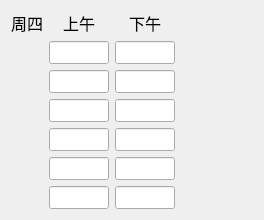
              <widget class="QWidget" name="page_6">
               <layout class="QHBoxLayout" name="horizontalLayout_22">
                <item>
                 <layout class="QVBoxLayout" name="verticalLayout_24">
                  <item>
                   <widget class="QLabel" name="label_30">
                    <property name="font">
                     <font>
                      <pointsize>12</pointsize>
                     </font>
                    </property>
                    <property name="text">
                     <string>周四</string>
                    </property>
                    <property name="textFormat">
                     <enum>Qt::AutoText</enum>
                    </property>
                   </widget>
                  </item>
                  <item>
                   <spacer name="verticalSpacer_5">
                    <property name="orientation">
                     <enum>Qt::Vertical</enum>
                    </property>
                    <property name="sizeHint" stdset="0">
                     <size>
                      <width>20</width>
                      <height>168</height>
                     </size>
                    </property>
                   </spacer>
                  </item>
                 </layout>
                </item>
                <item>
                 <layout class="QVBoxLayout" name="verticalLayout_12">
                  <item>
                   <widget class="QLabel" name="label_32">
                    <property name="font">
                     <font>
                      <pointsize>12</pointsize>
                     </font>
                    </property>
                    <property name="text">
                     <string>上午</string>
                    </property>
                    <property name="textFormat">
                     <enum>Qt::AutoText</enum>
                    </property>
                    <property name="alignment">
                     <set>Qt::AlignCenter</set>
                    </property>
                   </widget>
                  </item>
                  <item>
                   <widget class="QLineEdit" name="thu_am_1">
                    <property name="maximumSize">
                     <size>
                      <width>60</width>
                      <height>25</height>
                     </size>
                    </property>
                    <property name="font">
                     <font>
                      <pointsize>10</pointsize>
                     </font>
                    </property>
                    <property name="text">
                     <string/>
                    </property>
                   </widget>
                  </item>
                  <item>
                   <widget class="QLineEdit" name="thu_am_2">
                    <property name="maximumSize">
                     <size>
                      <width>60</width>
                      <height>25</height>
                     </size>
                    </property>
                    <property name="font">
                     <font>
                      <pointsize>10</pointsize>
                     </font>
                    </property>
                    <property name="text">
                     <string/>
                    </property>
                   </widget>
                  </item>
                  <item>
                   <widget class="QLineEdit" name="thu_am_3">
                    <property name="maximumSize">
                     <size>
                      <width>60</width>
                      <height>25</height>
                     </size>
                    </property>
                    <property name="font">
                     <font>
                      <pointsize>10</pointsize>
                     </font>
                    </property>
                    <property name="text">
                     <string/>
                    </property>
                   </widget>
                  </item>
                  <item>
                   <widget class="QLineEdit" name="thu_am_4">
                    <property name="maximumSize">
                     <size>
                      <width>60</width>
                      <height>25</height>
                     </size>
                    </property>
                    <property name="font">
                     <font>
                      <pointsize>10</pointsize>
                     </font>
                    </property>
                    <property name="text">
                     <string/>
                    </property>
                   </widget>
                  </item>
                  <item>
                   <widget class="QLineEdit" name="thu_am_5">
                    <property name="maximumSize">
                     <size>
                      <width>60</width>
                      <height>25</height>
                     </size>
                    </property>
                    <property name="font">
                     <font>
                      <pointsize>10</pointsize>
                     </font>
                    </property>
                    <property name="text">
                     <string/>
                    </property>
                   </widget>
                  </item>
                  <item>
                   <widget class="QLineEdit" name="thu_am_6">
                    <property name="maximumSize">
                     <size>
                      <width>60</width>
                      <height>25</height>
                     </size>
                    </property>
                    <property name="font">
                     <font>
                      <pointsize>10</pointsize>
                     </font>
                    </property>
                    <property name="text">
                     <string/>
                    </property>
                   </widget>
                  </item>
                 </layout>
                </item>
                <item>
                 <layout class="QVBoxLayout" name="verticalLayout_16">
                  <item>
                   <widget class="QLabel" name="label_31">
                    <property name="font">
                     <font>
                      <pointsize>12</pointsize>
                     </font>
                    </property>
                    <property name="text">
                     <string>下午</string>
                    </property>
                    <property name="textFormat">
                     <enum>Qt::AutoText</enum>
                    </property>
                    <property name="alignment">
                     <set>Qt::AlignCenter</set>
                    </property>
                   </widget>
                  </item>
                  <item>
                   <widget class="QLineEdit" name="thu_pm_1">
                    <property name="maximumSize">
                     <size>
                      <width>60</width>
                      <height>25</height>
                     </size>
                    </property>
                    <property name="font">
                     <font>
                      <pointsize>10</pointsize>
                     </font>
                    </property>
                    <property name="text">
                     <string/>
                    </property>
                   </widget>
                  </item>
                  <item>
                   <widget class="QLineEdit" name="thu_pm_2">
                    <property name="maximumSize">
                     <size>
                      <width>60</width>
                      <height>25</height>
                     </size>
                    </property>
                    <property name="font">
                     <font>
                      <pointsize>10</pointsize>
                     </font>
                    </property>
                    <property name="text">
                     <string/>
                    </property>
                   </widget>
                  </item>
                  <item>
                   <widget class="QLineEdit" name="thu_pm_3">
                    <property name="maximumSize">
                     <size>
                      <width>60</width>
                      <height>25</height>
                     </size>
                    </property>
                    <property name="font">
                     <font>
                      <pointsize>10</pointsize>
                     </font>
                    </property>
                    <property name="text">
                     <string/>
                    </property>
                   </widget>
                  </item>
                  <item>
                   <widget class="QLineEdit" name="thu_pm_4">
                    <property name="maximumSize">
                     <size>
                      <width>60</width>
                      <height>25</height>
                     </size>
                    </property>
                    <property name="font">
                     <font>
                      <pointsize>10</pointsize>
                     </font>
                    </property>
                    <property name="text">
                     <string/>
                    </property>
                   </widget>
                  </item>
                  <item>
                   <widget class="QLineEdit" name="thu_pm_5">
                    <property name="maximumSize">
                     <size>
                      <width>60</width>
                      <height>25</height>
                     </size>
                    </property>
                    <property name="font">
                     <font>
                      <pointsize>10</pointsize>
                     </font>
                    </property>
                    <property name="text">
                     <string/>
                    </property>
                   </widget>
                  </item>
                  <item>
                   <widget class="QLineEdit" name="thu_pm_6">
                    <property name="maximumSize">
                     <size>
                      <width>60</width>
                      <height>25</height>
                     </size>
                    </property>
                    <property name="font">
                     <font>
                      <pointsize>10</pointsize>
                     </font>
                    </property>
                    <property name="text">
                     <string/>
                    </property>
                   </widget>
                  </item>
                 </layout>
                </item>
                <item>
                 <spacer name="horizontalSpacer_21">
                  <property name="orientation">
                   <enum>Qt::Horizontal</enum>
                  </property>
                  <property name="sizeHint" stdset="0">
                   <size>
                    <width>78</width>
                    <height>20</height>
                   </size>
                  </property>
                 </spacer>
                </item>
               </layout>
              </widget>
